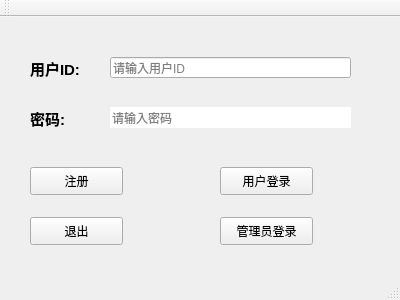
<?xml version="1.0" encoding="UTF-8"?>
<ui version="4.0">
 <class>QtLogin</class>
 <widget class="QMainWindow" name="QtLogin">
  <property name="geometry">
   <rect>
    <x>0</x>
    <y>0</y>
    <width>400</width>
    <height>300</height>
   </rect>
  </property>
  <property name="windowTitle">
   <string>MainWindow</string>
  </property>
  <widget class="QWidget" name="centralWidget">
   <widget class="QLabel" name="label">
    <property name="geometry">
     <rect>
      <x>30</x>
      <y>40</y>
      <width>72</width>
      <height>21</height>
     </rect>
    </property>
    <property name="text">
     <string>&lt;html&gt;&lt;head/&gt;&lt;body&gt;&lt;p&gt;&lt;span style=&quot; font-size:11pt; font-weight:600;&quot;&gt;用户ID:&lt;/span&gt;&lt;/p&gt;&lt;/body&gt;&lt;/html&gt;</string>
    </property>
   </widget>
   <widget class="QLabel" name="label_2">
    <property name="geometry">
     <rect>
      <x>30</x>
      <y>90</y>
      <width>72</width>
      <height>21</height>
     </rect>
    </property>
    <property name="text">
     <string>&lt;html&gt;&lt;head/&gt;&lt;body&gt;&lt;p&gt;&lt;span style=&quot; font-size:11pt; font-weight:600;&quot;&gt;密码:&lt;/span&gt;&lt;/p&gt;&lt;/body&gt;&lt;/html&gt;</string>
    </property>
   </widget>
   <widget class="QLineEdit" name="userIDlineEdit">
    <property name="geometry">
     <rect>
      <x>110</x>
      <y>40</y>
      <width>241</width>
      <height>21</height>
     </rect>
    </property>
    <property name="maxLength">
     <number>9</number>
    </property>
    <property name="placeholderText">
     <string>请输入用户ID</string>
    </property>
   </widget>
   <widget class="QLineEdit" name="userPasswordlineEdit">
    <property name="geometry">
     <rect>
      <x>110</x>
      <y>90</y>
      <width>241</width>
      <height>21</height>
     </rect>
    </property>
    <property name="maxLength">
     <number>16</number>
    </property>
    <property name="frame">
     <bool>false</bool>
    </property>
    <property name="echoMode">
     <enum>QLineEdit::Password</enum>
    </property>
    <property name="placeholderText">
     <string>请输入密码</string>
    </property>
   </widget>
   <widget class="QPushButton" name="pushButton">
    <property name="geometry">
     <rect>
      <x>30</x>
      <y>150</y>
      <width>93</width>
      <height>28</height>
     </rect>
    </property>
    <property name="text">
     <string>注册</string>
    </property>
   </widget>
   <widget class="QPushButton" name="pushButton_2">
    <property name="geometry">
     <rect>
      <x>220</x>
      <y>150</y>
      <width>93</width>
      <height>28</height>
     </rect>
    </property>
    <property name="text">
     <string>用户登录</string>
    </property>
   </widget>
   <widget class="QPushButton" name="pushButton_3">
    <property name="geometry">
     <rect>
      <x>30</x>
      <y>200</y>
      <width>93</width>
      <height>28</height>
     </rect>
    </property>
    <property name="text">
     <string>退出</string>
    </property>
   </widget>
   <widget class="QPushButton" name="pushButton_4">
    <property name="geometry">
     <rect>
      <x>220</x>
      <y>200</y>
      <width>93</width>
      <height>28</height>
     </rect>
    </property>
    <property name="text">
     <string>管理员登录</string>
    </property>
   </widget>
  </widget>
  <widget class="QToolBar" name="mainToolBar">
   <attribute name="toolBarArea">
    <enum>TopToolBarArea</enum>
   </attribute>
   <attribute name="toolBarBreak">
    <bool>false</bool>
   </attribute>
  </widget>
  <widget class="QStatusBar" name="statusBar"/>
 </widget>
 <layoutdefault spacing="6" margin="11"/>
 <resources/>
 <connections/>
</ui>
